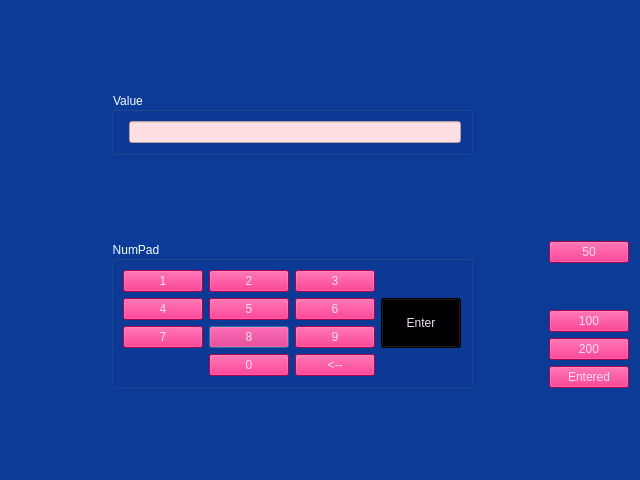
<?xml version="1.0" encoding="UTF-8"?>
<ui version="4.0">
 <class>sendCash</class>
 <widget class="QDialog" name="sendCash">
  <property name="geometry">
   <rect>
    <x>0</x>
    <y>0</y>
    <width>640</width>
    <height>480</height>
   </rect>
  </property>
  <property name="windowTitle">
   <string>Dialog</string>
  </property>
  <property name="styleSheet">
   <string notr="true">background-color: rgb(11, 58, 151);</string>
  </property>
  <layout class="QGridLayout" name="gridLayout_2">
   <item row="1" column="1">
    <widget class="QGroupBox" name="groupBox">
     <property name="sizePolicy">
      <sizepolicy hsizetype="Preferred" vsizetype="Minimum">
       <horstretch>0</horstretch>
       <verstretch>0</verstretch>
      </sizepolicy>
     </property>
     <property name="styleSheet">
      <string notr="true">color: rgb(246, 255, 255);</string>
     </property>
     <property name="title">
      <string>Value</string>
     </property>
     <layout class="QFormLayout" name="formLayout">
      <item row="0" column="1">
       <widget class="QLineEdit" name="ePass">
        <property name="sizePolicy">
         <sizepolicy hsizetype="Preferred" vsizetype="Preferred">
          <horstretch>0</horstretch>
          <verstretch>75</verstretch>
         </sizepolicy>
        </property>
        <property name="styleSheet">
         <string notr="true">background-color: rgb(255, 224, 226);</string>
        </property>
        <property name="alignment">
         <set>Qt::AlignCenter</set>
        </property>
       </widget>
      </item>
     </layout>
    </widget>
   </item>
   <item row="3" column="1" rowspan="5">
    <widget class="QGroupBox" name="groupBox_2">
     <property name="styleSheet">
      <string notr="true">color: rgb(246, 255, 255);</string>
     </property>
     <property name="title">
      <string>NumPad</string>
     </property>
     <layout class="QGridLayout" name="gridLayout">
      <item row="3" column="1">
       <widget class="QPushButton" name="pushButton_9">
        <property name="styleSheet">
         <string notr="true">background-color: rgb(238, 0, 104);
color: rgb(247, 222, 246);</string>
        </property>
        <property name="text">
         <string>8</string>
        </property>
       </widget>
      </item>
      <item row="2" column="1">
       <widget class="QPushButton" name="pushButton_6">
        <property name="styleSheet">
         <string notr="true">background-color: rgb(238, 0, 104);
color: rgb(247, 222, 246);</string>
        </property>
        <property name="text">
         <string>5</string>
        </property>
       </widget>
      </item>
      <item row="2" column="0">
       <widget class="QPushButton" name="pushButton_5">
        <property name="styleSheet">
         <string notr="true">background-color: rgb(238, 0, 104);
color: rgb(247, 222, 246);</string>
        </property>
        <property name="text">
         <string>4</string>
        </property>
       </widget>
      </item>
      <item row="2" column="2">
       <widget class="QPushButton" name="pushButton_7">
        <property name="styleSheet">
         <string notr="true">background-color: rgb(238, 0, 104);
color: rgb(247, 222, 246);</string>
        </property>
        <property name="text">
         <string>6</string>
        </property>
       </widget>
      </item>
      <item row="1" column="2">
       <widget class="QPushButton" name="pushButton_4">
        <property name="styleSheet">
         <string notr="true">background-color: rgb(238, 0, 104);
color: rgb(247, 222, 246);</string>
        </property>
        <property name="text">
         <string>3</string>
        </property>
       </widget>
      </item>
      <item row="1" column="1">
       <widget class="QPushButton" name="pushButton_3">
        <property name="styleSheet">
         <string notr="true">background-color: rgb(238, 0, 104);
color: rgb(247, 222, 246);</string>
        </property>
        <property name="text">
         <string>2</string>
        </property>
       </widget>
      </item>
      <item row="3" column="0">
       <widget class="QPushButton" name="pushButton_8">
        <property name="styleSheet">
         <string notr="true">background-color: rgb(238, 0, 104);
color: rgb(247, 222, 246);</string>
        </property>
        <property name="text">
         <string>7</string>
        </property>
       </widget>
      </item>
      <item row="1" column="0">
       <widget class="QPushButton" name="pushButton_2">
        <property name="styleSheet">
         <string notr="true">background-color: rgb(238, 0, 104);
color: rgb(247, 222, 246);</string>
        </property>
        <property name="text">
         <string>1</string>
        </property>
       </widget>
      </item>
      <item row="3" column="2">
       <widget class="QPushButton" name="pushButton_10">
        <property name="styleSheet">
         <string notr="true">background-color: rgb(238, 0, 104);
color: rgb(247, 222, 246);</string>
        </property>
        <property name="text">
         <string>9</string>
        </property>
       </widget>
      </item>
      <item row="4" column="1">
       <widget class="QPushButton" name="pushButton_11">
        <property name="styleSheet">
         <string notr="true">background-color: rgb(238, 0, 104);
color: rgb(247, 222, 246);</string>
        </property>
        <property name="text">
         <string>0</string>
        </property>
       </widget>
      </item>
      <item row="4" column="2">
       <widget class="QPushButton" name="pushButton_12">
        <property name="styleSheet">
         <string notr="true">background-color: rgb(238, 0, 104);
color: rgb(247, 222, 246);</string>
        </property>
        <property name="text">
         <string>&lt;--</string>
        </property>
       </widget>
      </item>
      <item row="2" column="3" rowspan="2">
       <widget class="QPushButton" name="bPass">
        <property name="sizePolicy">
         <sizepolicy hsizetype="Minimum" vsizetype="Minimum">
          <horstretch>0</horstretch>
          <verstretch>0</verstretch>
         </sizepolicy>
        </property>
        <property name="styleSheet">
         <string notr="true">
color: rgb(247, 222, 246);
background-color: rgb(0, 0, 0);</string>
        </property>
        <property name="text">
         <string>Enter</string>
        </property>
       </widget>
      </item>
     </layout>
    </widget>
   </item>
   <item row="6" column="2">
    <spacer name="horizontalSpacer">
     <property name="orientation">
      <enum>Qt::Horizontal</enum>
     </property>
     <property name="sizeHint" stdset="0">
      <size>
       <width>97</width>
       <height>20</height>
      </size>
     </property>
    </spacer>
   </item>
   <item row="8" column="1">
    <spacer name="verticalSpacer_2">
     <property name="orientation">
      <enum>Qt::Vertical</enum>
     </property>
     <property name="sizeHint" stdset="0">
      <size>
       <width>20</width>
       <height>61</height>
      </size>
     </property>
    </spacer>
   </item>
   <item row="6" column="4">
    <widget class="QPushButton" name="pushButton_15">
     <property name="styleSheet">
      <string notr="true">background-color: rgb(238, 0, 104);
color: rgb(247, 222, 246);</string>
     </property>
     <property name="text">
      <string>200</string>
     </property>
    </widget>
   </item>
   <item row="3" column="4">
    <widget class="QPushButton" name="pushButton_14">
     <property name="styleSheet">
      <string notr="true">background-color: rgb(238, 0, 104);
color: rgb(247, 222, 246);</string>
     </property>
     <property name="text">
      <string>50</string>
     </property>
    </widget>
   </item>
   <item row="7" column="4">
    <widget class="QPushButton" name="pushButton_16">
     <property name="styleSheet">
      <string notr="true">background-color: rgb(238, 0, 104);
color: rgb(247, 222, 246);</string>
     </property>
     <property name="text">
      <string>Entered</string>
     </property>
    </widget>
   </item>
   <item row="5" column="4">
    <widget class="QPushButton" name="pushButton_13">
     <property name="styleSheet">
      <string notr="true">background-color: rgb(238, 0, 104);
color: rgb(247, 222, 246);</string>
     </property>
     <property name="text">
      <string>100</string>
     </property>
    </widget>
   </item>
   <item row="2" column="0">
    <spacer name="horizontalSpacer_2">
     <property name="orientation">
      <enum>Qt::Horizontal</enum>
     </property>
     <property name="sizeType">
      <enum>QSizePolicy::Fixed</enum>
     </property>
     <property name="sizeHint" stdset="0">
      <size>
       <width>100</width>
       <height>20</height>
      </size>
     </property>
    </spacer>
   </item>
   <item row="0" column="1">
    <spacer name="verticalSpacer_3">
     <property name="orientation">
      <enum>Qt::Vertical</enum>
     </property>
     <property name="sizeHint" stdset="0">
      <size>
       <width>20</width>
       <height>61</height>
      </size>
     </property>
    </spacer>
   </item>
   <item row="2" column="1">
    <spacer name="verticalSpacer">
     <property name="orientation">
      <enum>Qt::Vertical</enum>
     </property>
     <property name="sizeHint" stdset="0">
      <size>
       <width>20</width>
       <height>61</height>
      </size>
     </property>
    </spacer>
   </item>
   <item row="6" column="3">
    <spacer name="horizontalSpacer_3">
     <property name="orientation">
      <enum>Qt::Horizontal</enum>
     </property>
     <property name="sizeHint" stdset="0">
      <size>
       <width>40</width>
       <height>20</height>
      </size>
     </property>
    </spacer>
   </item>
   <item row="5" column="3">
    <spacer name="horizontalSpacer_4">
     <property name="orientation">
      <enum>Qt::Horizontal</enum>
     </property>
     <property name="sizeType">
      <enum>QSizePolicy::Fixed</enum>
     </property>
     <property name="sizeHint" stdset="0">
      <size>
       <width>40</width>
       <height>20</height>
      </size>
     </property>
    </spacer>
   </item>
  </layout>
 </widget>
 <resources/>
 <connections/>
</ui>
